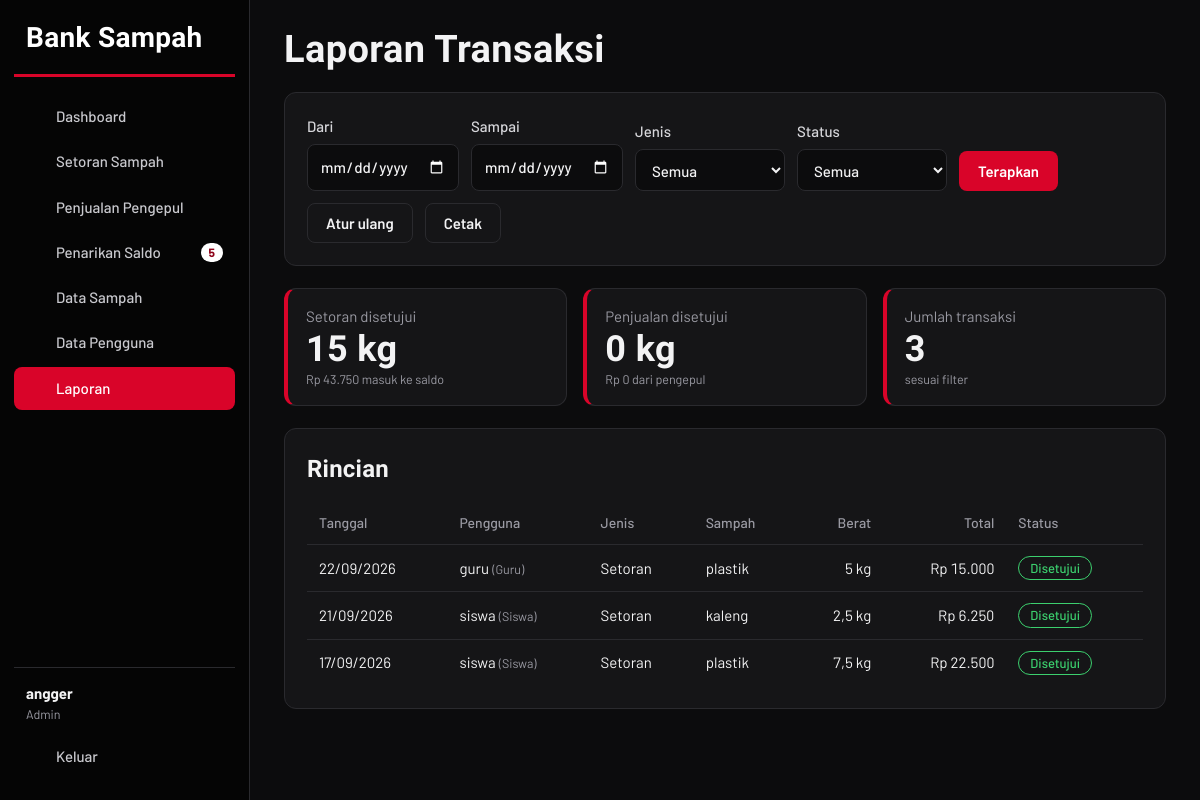
Page /admin/laporan.php (signed in) on the committed database.
### tables this page shows
CREATE TABLE users (
  id_user int(11) NOT NULL AUTO_INCREMENT,
  nama varchar(100) NOT NULL,
  username varchar(50) NOT NULL,
  password varchar(255) NOT NULL,
  saldo int(11) NOT NULL DEFAULT 0,
  role enum('admin','guru','siswa','pengepul') NOT NULL,
  PRIMARY KEY (id_user), UNIQUE KEY (username)
);

CREATE TABLE transaksi (
  id_transaksi int(11) NOT NULL AUTO_INCREMENT,
  id_user int(11) NOT NULL,
  id_sampah int(11) NOT NULL,
  tanggal date NOT NULL,
  tipe enum('setor','jual') NOT NULL,
  berat_kg decimal(10,2) NOT NULL,
  total_rp int(11) NOT NULL,
  status enum('pending','disetujui','ditolak') NOT NULL DEFAULT 'pending',
  PRIMARY KEY (id_transaksi)
);

CREATE TABLE sampah (
  id_sampah int(11) NOT NULL AUTO_INCREMENT,
  jenis_sampah varchar(50) NOT NULL,
  harga_per_kg int(11) NOT NULL,
  stok_kg decimal(10,2) NOT NULL DEFAULT 0,
  PRIMARY KEY (id_sampah)
);

### admin/laporan.php (the view, shortened to what this page needs)
<?php
require_once __DIR__ . '/../config.php';
need('admin');
$pageTitle = 'Laporan Transaksi';
$dari   = $_GET['dari'] ?? '';
$sampai = $_GET['sampai'] ?? '';
$p = [];
$sql = "
    SELECT
        t.*,
        u.nama,
        u.role,
        s.jenis_sampah
    FROM transaksi t
    JOIN users u
        ON u.id_user = t.id_user
    JOIN sampah s
        ON s.id_sampah = t.id_sampah
";
$sql .= "
    ORDER BY
        t.tanggal DESC,
        t.id_transaksi DESC
";
$stmt = $pdo->prepare($sql);
$stmt->execute($p);
$rows = $stmt->fetchAll();
$tot = [
    'setor' => [0, 0],
    'jual'  => [0, 0],
];
foreach ($rows as $r) {
    if ($r['status'] === 'disetujui') {
        $tot[$r['tipe']][0] += (float) $r['berat_kg'];
        $tot[$r['tipe']][1] += (float) $r['total_rp'];
    }
}
require __DIR__ . '/../includes/header.php';
?>
<section class="card no-print">
    <form method="get" class="filters">
        <label>
            Dari
            <input
                type="date"
                name="dari"
                value="<?= e($dari) ?>"
            >
        </label>
        <label>
            Sampai
            <input
                type="date"
                name="sampai"
                value="<?= e($sampai) ?>"
            >
        </label>
        <label>
            Jenis
            <select name="tipe">
                <option value="">
                    Semua
                </option>
            </select>
        </label>
        <label>
            Status
            <select name="status">
                <option value="">
                    Semua
                </option>
            </select>
        </label>
        <button type="submit" class="btn btn-red">
            Terapkan
        </button>
        <a href="laporan.php" class="btn btn-ghost">
            Atur ulang
        </a>
        <button
            type="button"
            class="btn btn-ghost"
            onclick="window.print()"
        >
            Cetak
        </button>
    </form>
</section>
<div class="stats">
    <div class="stat">
        <span>Setoran disetujui</span>
        <strong>
            <?= kg($tot['setor'][0]) ?>
        </strong>
        <small>
            <?= rp($tot['setor'][1]) ?> masuk ke saldo
        </small>
    </div>
    <div class="stat">
        <span>Penjualan disetujui</span>
        <strong>
            <?= kg($tot['jual'][0]) ?>
        </strong>
        <small>
            <?= rp($tot['jual'][1]) ?> dari pengepul
        </small>
    </div>
    <div class="stat">
        <span>Jumlah transaksi</span>
        <strong>
            <?= count($rows) ?>
        </strong>
        <small>
            sesuai filter
        </small>
    </div>
</div>
<section class="card">
    <h2>Rincian</h2>
    <?php if (!$rows): ?>
        <div class="empty">
            Tidak ada transaksi pada filter ini.
        </div>
    <?php else: ?>
        <div class="table-wrap">
            <table>
                <tr>
                    <th>Tanggal</th>
                    <th>Pengguna</th>
                    <th>Jenis</th>
                    <th>Sampah</th>
                    <th class="num">Berat</th>
                    <th class="num">Total</th>
                    <th>Status</th>
                </tr>
                <?php foreach ($rows as $r): ?>
                    <tr>
                        <td>
                            <?= tgl($r['tanggal']) ?>
                        </td>
                        <td>
                            <?= e($r['nama']) ?>
                            <small class="muted">
                                (<?= roleName($r['role']) ?>)
                            </small>
                        </td>
                        <td>
                            <?= $r['tipe'] === 'setor'
                                ? 'Setoran'
                                : 'Penjualan'
                            ?>
                        </td>
                        <td>
                            <?= e($r['jenis_sampah']) ?>
                        </td>
                        <td class="num">
                            <?= kg($r['berat_kg']) ?>
                        </td>
                        <td class="num">
                            <?= rp($r['total_rp']) ?>
                        </td>
                        <td>
                            <?= badge($r['status']) ?>
                        </td>
                    </tr>
                <?php endforeach; ?>
            </table>
        </div>
    <?php endif; ?>
</section>
<?php require __DIR__ . '/../includes/footer.php'; ?>

### includes/header.php (shortened to what this page needs)
<?php
$u = user();
$role = $u['role'];
$cur = basename($_SERVER['SCRIPT_NAME']);
function cnt($q)
{
    global $pdo;
    return (int) $pdo->query($q)->fetchColumn();
}
if ($role === 'admin') {
    $menu = [
        [
            'admin/dashboard.php',
            'Dashboard',
            'home',
            0
        ],
        [
            'admin/setoran.php',
            'Setoran Sampah',
            'down',
            cnt("SELECT COUNT(*) FROM transaksi WHERE tipe='setor' AND status='pending'")
        ],
        [
            'admin/penjualan.php',
            'Penjualan Pengepul',
            'up',
            cnt("SELECT COUNT(*) FROM transaksi WHERE tipe='jual' AND status='pending'")
        ],
        [
            'admin/tarik.php',
            'Penarikan Saldo',
            'wallet',
            cnt("SELECT COUNT(*) FROM tarik_saldo WHERE status='pending'")
        ],
        [
            'admin/sampah.php',
            'Data Sampah',
            'box',
            0
        ],
        [
            'admin/users.php',
            'Data Pengguna',
            'users',
            0
        ],
        [
            'admin/laporan.php',
            'Laporan',
            'report',
            0
        ],
    ];
}
?>
<!doctype html>
<html lang="id">
<head>
    <link rel="stylesheet" href="<?= BASE ?>/assets/style.css">
</head>
<body>
    <div class="app">
        <aside class="side" id="side">
            <div class="brand">
                Bank Sampah
            </div>
            <nav class="nav">
                <?php foreach ($menu as $m): ?>
                    <a
                        href="<?= BASE . '/' . $m[0] ?>"
                        class="<?= basename($m[0]) === $cur ? 'active' : '' ?>"
                    >
                        <?= icon($m[2]) ?>
                        <span><?= $m[1] ?></span>
                        <?php if ($m[3] > 0): ?>
                            <b class="count">
                                <?= $m[3] ?>
                            </b>
                        <?php endif; ?>
                    </a>
                <?php endforeach; ?>
            </nav>
            <div class="side-foot">
                <div class="who">
                    <strong><?= e($u['nama']) ?></strong>
                    <small><?= roleName($role) ?></small>
                </div>
                <a class="nav-out" href="<?= BASE ?>/logout.php">
                    <?= icon('logout') ?>
                    <span>Keluar</span>
                </a>
            </div>
        </aside>
        <main class="main">
            <header class="top">
                <h1><?= e($pageTitle ?? '') ?></h1>
            </header>

### config.php (shortened to what this page needs)
<?php
$DB_HOST = 'localhost';
$DB_NAME = 'banksampah_anggerr';
$DB_USER = 'root';
$DB_PASS = '';
try {
    $pdo = new PDO(
        "mysql:host=$DB_HOST;dbname=$DB_NAME;charset=utf8mb4",
        $DB_USER,
        $DB_PASS,
        [
            PDO::ATTR_ERRMODE            => PDO::ERRMODE_EXCEPTION,
            PDO::ATTR_DEFAULT_FETCH_MODE => PDO::FETCH_ASSOC,
        ]
    );
} catch (PDOException $ex) {
    die(
        'Koneksi database gagal: ' .
        htmlspecialchars($ex->getMessage(), ENT_QUOTES, 'UTF-8')
    );
}
function e($s)
{
    return htmlspecialchars(
        (string) $s,
        ENT_QUOTES,
        'UTF-8'
    );
}
function rp($n)
{
    return 'Rp ' . number_format(
        (float) $n,
        0,
        ',',
        '.'
    );
}
function kg($n)
{
    return rtrim(
        rtrim(
            number_format((float) $n, 2, ',', '.'),
            '0'
        ),
        ','
    ) . ' kg';
}
function tgl($d)
{
    return $d
        ? date('d/m/Y', strtotime($d))
        : '-';
}
function badge($s)
{
    $map = [
        'pending'   => 'Menunggu',
        'disetujui' => 'Disetujui',
        'diterima'  => 'Diterima',
        'ditolak'   => 'Ditolak',
    ];
    if (in_array($s, ['disetujui', 'diterima'], true)) {
        $cls = 'ok';
    } elseif ($s === 'ditolak') {
        $cls = 'no';
    } else {
        $cls = 'wait';
    }
    $label = $map[$s] ?? e($s);
    return '<span class="badge ' . $cls . '">' .
        $label .
        '</span>';
}
function roleName($r)
{
    $roles = [
        'admin'    => 'Admin',
        'guru'     => 'Guru',
        'siswa'    => 'Siswa',
        'pengepul' => 'Pengepul',
    ];
    return $roles[$r] ?? $r;
}
function icon($n)
{
    $p = [
        'home' =>
            '<path d="M3 11l9-8 9 8"/>' .
            '<path d="M5 10v10h14V10"/>',
        'down' =>
            '<path d="M12 3v12"/>' .
            '<path d="M7 10l5 5 5-5"/>' .
            '<path d="M4 21h16"/>',
        'up' =>
            '<path d="M12 21V9"/>' .
            '<path d="M7 14l5-5 5 5"/>' .
            '<path d="M4 3h16"/>',
        'wallet' =>
            '<rect x="3" y="6" width="18" height="14" rx="2"/>' .
            '<path d="M3 10h18"/>' .
            '<path d="M16 15h2"/>',
        'box' =>
            '<path d="M21 8l-9-5-9 5 9 5 9-5z"/>' .
            '<path d="M3 8v8l9 5 9-5V8"/>',
        'users' =>
            '<circle cx="9" cy="8" r="3.5"/>' .
            '<path d="M2 21c0-4 3-6 7-6s7 2 7 6"/>' .
            '<path d="M17 4a3.5 3.5 0 010 7"/>',
        'report' =>
            '<path d="M6 3h9l4 4v14H6z"/>' .
            '<path d="M9 12h7M9 16h7"/>',
        'history' =>
            '<circle cx="12" cy="12" r="9"/>' .
            '<path d="M12 7v5l3 2"/>',
        'logout' =>
            '<path d="M9 4H4v16h5"/>' .
            '<path d="M16 8l4 4-4 4"/>' .
            '<path d="M20 12H9"/>',
        'menu' =>
            '<path d="M4 7h16M4 12h16M4 17h16"/>',
    ];
    $path = $p[$n] ?? '';
    return
        '<svg class="ic" viewBox="0 0 24 24" ' .
        'fill="none" stroke="currentColor" ' .
        'stroke-width="1.8" stroke-linecap="round" ' .
        'stroke-linejoin="round">' .
        $path .
        '</svg>';
}
function user()
{
    global $pdo;
    static $u = null;
    if ($u === null) {
        $stmt = $pdo->prepare(
            'SELECT * FROM users WHERE id_user = ?'
        );
        $stmt->execute([$_SESSION['uid']]);
        $u = $stmt->fetch() ?: null;
    }
    return $u;
}
function need($roles)
{
    $u = user();
}

### assets/style.css (style rules this page uses)
:root { --black:#050505; --bg:#0c0c0d; --panel:#151517; --panel2:#1c1c1f; --line:#2a2a2e; --red:#d90429; --red-hi:#ff2d4a; --red-lo:#8d0218; --tx:#f3f3f4; --mu:#9a9aa3; --ok:#3ccf6e; --wait:#f0a53a; }
* { box-sizing:border-box }
html { color-scheme:dark }
body { margin:0;background:var(--bg);color:var(--tx);font:15px/1.55 'Barlow','Segoe UI',system-ui,sans-serif }
h1,h2,.brand,.hero-mark,.stat strong,.saldo strong,.total strong { font-family:'Barlow Condensed','Segoe UI',sans-serif;font-weight:600;letter-spacing:.01em }
h1,h2 { margin:0 }
a { color:var(--red-hi);text-decoration:none }
.muted { color:var(--mu) }
.num { text-align:right;font-variant-numeric:tabular-nums }
.ic { width:19px;height:19px;flex:none }
.app { display:flex;min-height:100vh }
.side { width:250px;flex:none;background:var(--black);border-right:1px solid var(--line);position:sticky;top:0;height:100vh;display:flex;flex-direction:column;padding:22px 14px }
.brand { font-size:28px;padding:2px 12px 22px;color:#fff;border-bottom:3px solid var(--red);margin:0 0 18px;line-height:1 }
.nav { display:flex;flex-direction:column;gap:2px;flex:1 }
.nav a,.nav-out { display:flex;align-items:center;gap:11px;padding:10px 12px;border-radius:8px;color:#c9c9ce;font-weight:500 }
.nav a.active { background:var(--red);color:#fff }
.count { margin-left:auto;background:#fff;color:var(--red-lo);border-radius:99px;font-size:12px;padding:0 8px;min-width:22px;text-align:center }
.side-foot { border-top:1px solid var(--line);padding-top:14px }
.who { padding:0 12px 10px;display:flex;flex-direction:column }
.who small { color:var(--mu) }
.main { flex:1;min-width:0;padding:30px 34px 60px;max-width:1280px }
.top { display:flex;align-items:center;gap:12px;margin-bottom:22px }
.top h1 { font-size:38px;line-height:1.05 }
.card { background:var(--panel);border:1px solid var(--line);border-radius:12px;padding:22px;margin-bottom:22px }
.card h2 { font-size:24px;margin-bottom:12px;display:flex;align-items:center;gap:10px }
.stats { display:grid;grid-template-columns:repeat(auto-fit,minmax(210px,1fr));gap:16px;margin-bottom:22px }
.stat { background:var(--panel);border:1px solid var(--line);border-left:4px solid var(--red);border-radius:12px;padding:16px 18px;display:flex;flex-direction:column }
.stat span { color:var(--mu) }
.stat strong { font-size:36px;line-height:1.15 }
.stat small { color:var(--mu) }
.table-wrap { overflow-x:auto }
table { width:100%;border-collapse:collapse }
th,td { padding:11px 12px;text-align:left;border-bottom:1px solid var(--line);white-space:nowrap }
th { color:var(--mu);font-weight:500;font-size:14px }
th.num { text-align:right }
tr:last-child td { border-bottom:0 }
.badge { display:inline-block;border-radius:99px;padding:1px 11px;font-size:13px;font-weight:500;border:1px solid }
.badge.ok { color:var(--ok);border-color:var(--ok) }
label { display:flex;flex-direction:column;gap:6px;color:#d6d6da;font-weight:500 }
input,select { background:#0c0c0d;border:1px solid var(--line);color:var(--tx);border-radius:8px;padding:10px 12px;font:inherit;width:100% }
input::placeholder { color:#5f5f66 }
.filters { display:flex;gap:12px;flex-wrap:wrap;align-items:flex-end }
.filters label { min-width:150px }
.btn { display:inline-flex;align-items:center;justify-content:center;gap:6px;border:1px solid transparent;border-radius:8px;padding:10px 18px;font:600 15px 'Barlow',sans-serif;cursor:pointer;color:#fff;text-decoration:none }
.btn-red { background:var(--red) }
.btn-ghost { background:transparent;border-color:var(--line);color:var(--tx) }

### rows in the picture
users: nama "angger", role "Admin"
transaksi: tanggal "22/09/2026", id_user.nama "guru", id_user.role "Guru", tipe "Setoran", id_sampah.jenis_sampah "plastik", berat_kg "5 kg", total_rp "Rp 15.000", status "Disetujui"
transaksi: tanggal "21/09/2026", id_user.nama "siswa", id_user.role "Siswa", tipe "Setoran", id_sampah.jenis_sampah "kaleng", berat_kg "2,5 kg", total_rp "Rp 6.250", status "Disetujui"
transaksi: tanggal "17/09/2026", id_user.nama "siswa", id_user.role "Siswa", tipe "Setoran", id_sampah.jenis_sampah "plastik", berat_kg "7,5 kg", total_rp "Rp 22.500", status "Disetujui"

### other values in the picture
$m[1] "Dashboard"
$m[1] "Setoran Sampah"
$m[1] "Penjualan Pengepul"
$m[1] "Penarikan Saldo"
$m[3] "5"
$m[1] "Data Sampah"
$m[1] "Data Pengguna"
$m[1] "Laporan"
$pageTitle "Laporan Transaksi"
kg($tot['setor'][0]) "15 kg"
rp($tot['setor'][1]) "Rp 43.750"
kg($tot['jual'][0]) "0 kg"
rp($tot['jual'][1]) "Rp 0"
count($rows) "3"
